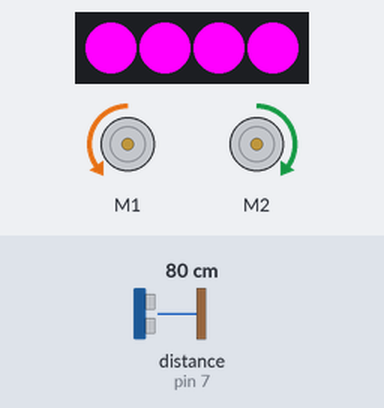
This sketch was run on a simulated Arduino Uno, built with avr-gcc and run on an emulated ATmega328P. On the bench: 4 RGB LEDs in strip order, left to right, 2 × DC motor (green arrow = forward, orange = backward, longer = faster). Inputs (shaded band) come from the test bench; at power-on: distance to the obstacle (sensor on pin 7) 80 cm.

Above: at 1.2 s.
1.3 s: distance to the obstacle (sensor on pin 7) set to 2 cm
At 2.1 s:
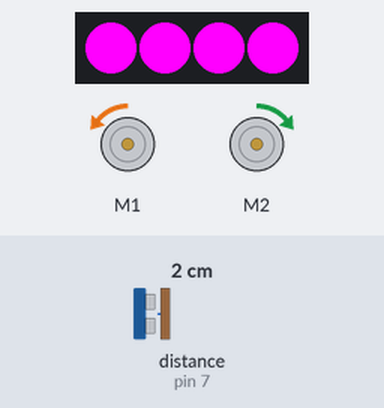
2.8 s: distance to the obstacle (sensor on pin 7) set to 35 cm
At 3.4 s:
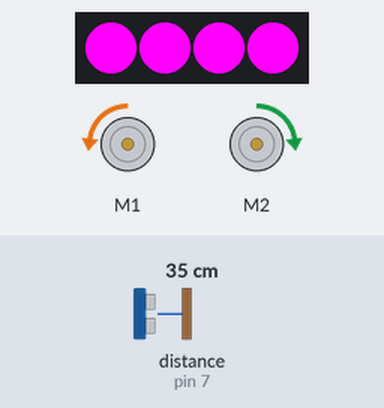
4.3 s: distance to the obstacle (sensor on pin 7) set to 60 cm
At 4.6 s:
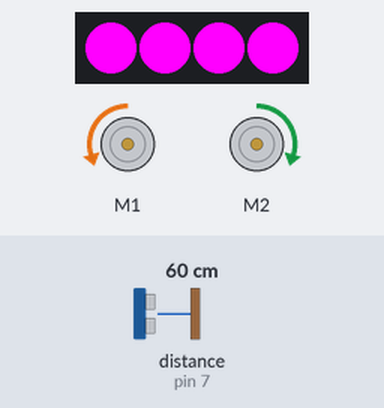
5.8 s: distance to the obstacle (sensor on pin 7) set to 120 cm
At 6.1 s:
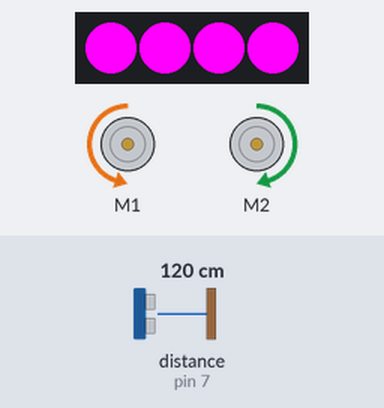
7.3 s: distance to the obstacle (sensor on pin 7) set to 4 cm
At 8.1 s:
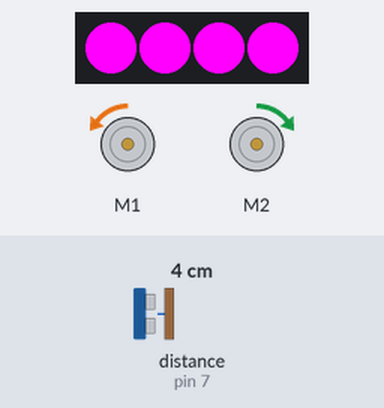
8.8 s: distance to the obstacle (sensor on pin 7) set to 250 cm
At 10.0 s:
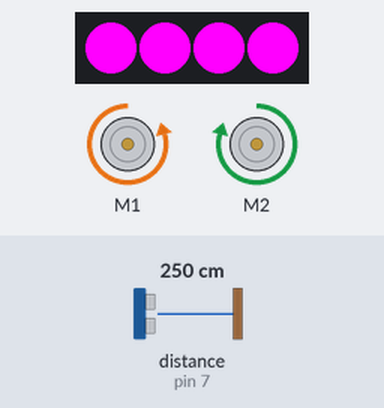
Timing chart, 0 to 11.3 s (numbered marks = the images above; inputs shaded):
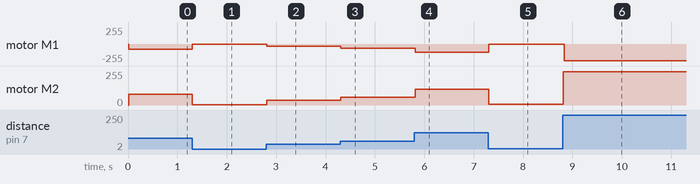

The sketch:

Progetto_RoboCup.ino
```cpp
#include "MeOrion.h"
#include <SoftwareSerial.h>

MeBluetooth bluetooth(PORT_5);

MeDCMotor Pinza(PORT_1);
MeDCMotor Braccio(PORT_2);
MeDCMotor cingoloA(M1);
MeDCMotor cingoloB(M2);
MeRGBLed led(PORT_6);

MeUltrasonicSensor ultraSensor(PORT_7);

void setup() {
  bluetooth.begin(115200);
  ledColors(255, 0, 255);
}

void loop() {
  speedMotor(cingoloA, -distanza());
  speedMotor(cingoloB, distanza());
}

void speedMotor(MeDCMotor motore, int speed) {
  motore.run(speed);
}

float distanza() {
  return ultraSensor.distanceCm();
}

void ledColors(int r, int g, int b) {
  for (int i = 0; i < 15; i++)
    led.setColorAt(i, r, g, b);

  led.show();
}
```

Measured:
- after the input at 1.3 s, motor M1: backward 80/255 → backward 2/255 at once; motor M2: forward 80/255 → forward 2/255 at once
- after the input at 2.8 s, motor M1: backward 2/255 → backward 35/255 at once; motor M2: forward 2/255 → forward 35/255 at once
- after the input at 4.3 s, motor M1: backward 35/255 → backward 60/255 at once; motor M2: forward 35/255 → forward 60/255 at once
- after the input at 5.8 s, motor M1: backward 60/255 → backward 120/255 at once; motor M2: forward 60/255 → forward 120/255 at once
- after the input at 7.3 s, motor M1: backward 120/255 → backward 4/255 at once; motor M2: forward 120/255 → forward 4/255 at once
- after the input at 8.8 s, motor M1: backward 4/255 → backward 250/255 at once; motor M2: forward 4/255 → forward 250/255 at once
